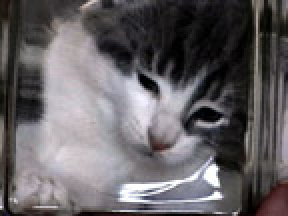
#> input picture site/lb.jpg, 144 x 108 px (shown 2 times larger)
$ python og.py ../site
#> lines starting #> are read from the running program, lines starting #| are printed output that depends on the picture
import os, re, sys, html
from PIL import Image
root = sys.argv[1]; base = "https://gatti.sindro.me/"
def card(out, imgs, logo):
#> called with out = 'og-it.jpg', logo = 'logo-com.gif'
    c = Image.new("RGB", (1200, 630), "black")
#> c: PIL image 1200x630 RGB; every value is 0
    x = 40
    for p in imgs:
        im = Image.open(os.path.join(root, p)).convert("RGB"); r = 420 / im.height
#> in card, im is the input picture: PIL image 144x108 RGB; mean R, G, B 100.5, 96.8, 99.8
#> after `r = 420 / im.height`: r = 3.89
        im = im.resize((int(im.width * r), 420), Image.LANCZOS); c.paste(im, (x, 40)); x += im.width + 30
#> after `im = im.resize((int(im.width * r), 420), Image.LANCZOS)`:
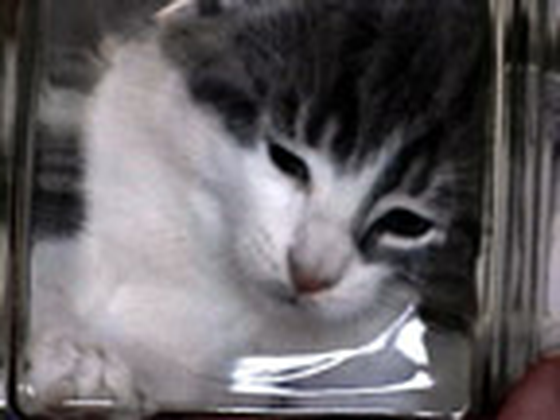
#> im: PIL image 560x420 RGB; mean R, G, B 100.5, 96.8, 99.8
#> after `c.paste(im, (x, 40))`:
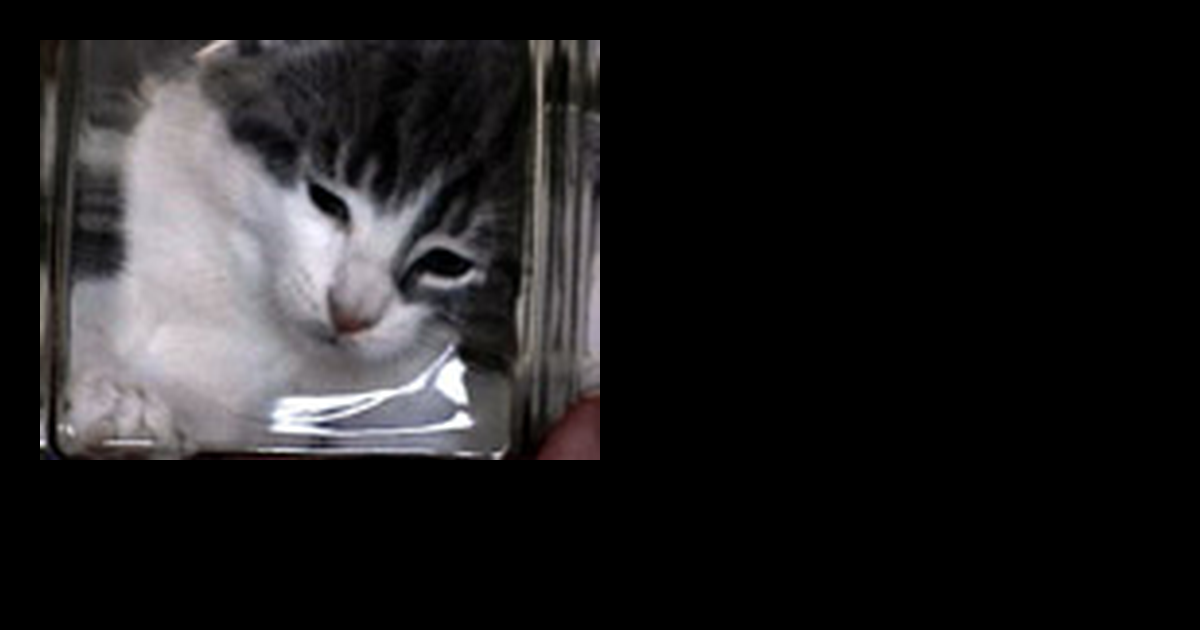
#> c: PIL image 1200x630 RGB; mean R, G, B 31.3, 30.1, 31.1
#> after `x += im.width + 30`: x = 630
#> pass 2 of the loop in card, `for p in imgs:`:
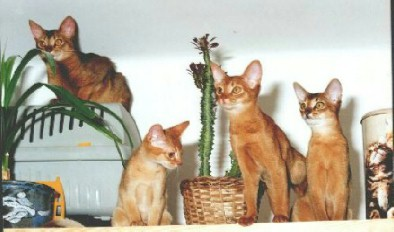
#> input picture site/gall1.jpg, 394 x 232 px
#> in card, im is the input picture: PIL image 394x232 RGB; mean R, G, B 184.9, 176.2, 159.2
#> im: PIL image 713x420 RGB
#> in card, `c.paste(im, (x, 40))`:
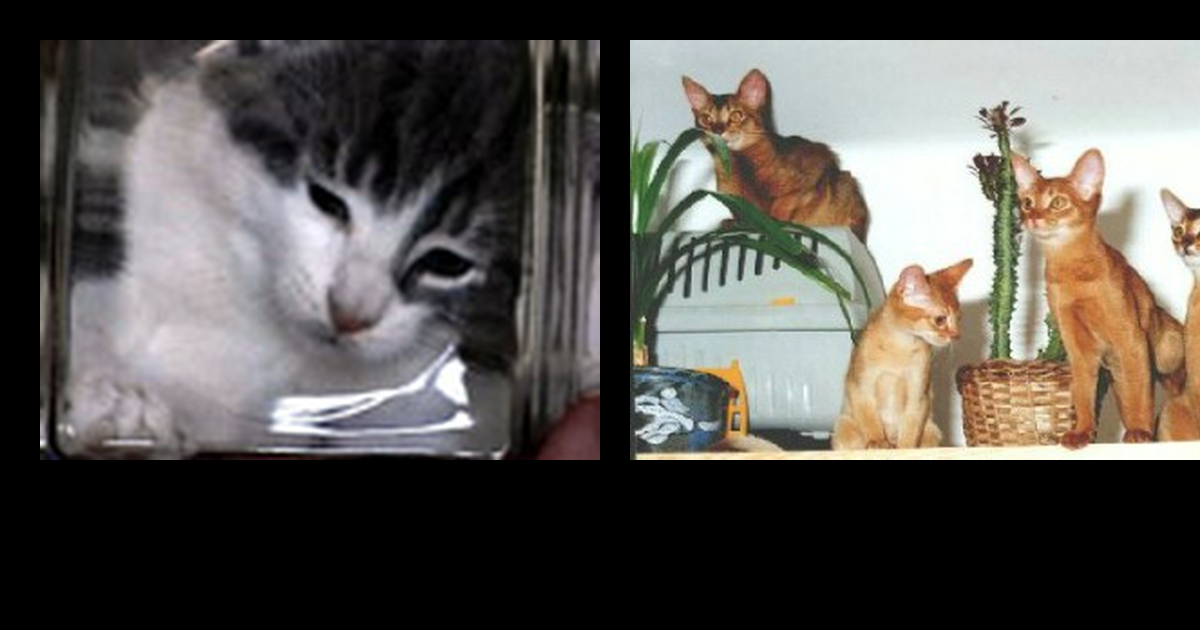
#> c: PIL image 1200x630 RGB; mean R, G, B 88.4, 84.8, 80.4
#> (the run stopped early here; a loop or call above may not have finished)
